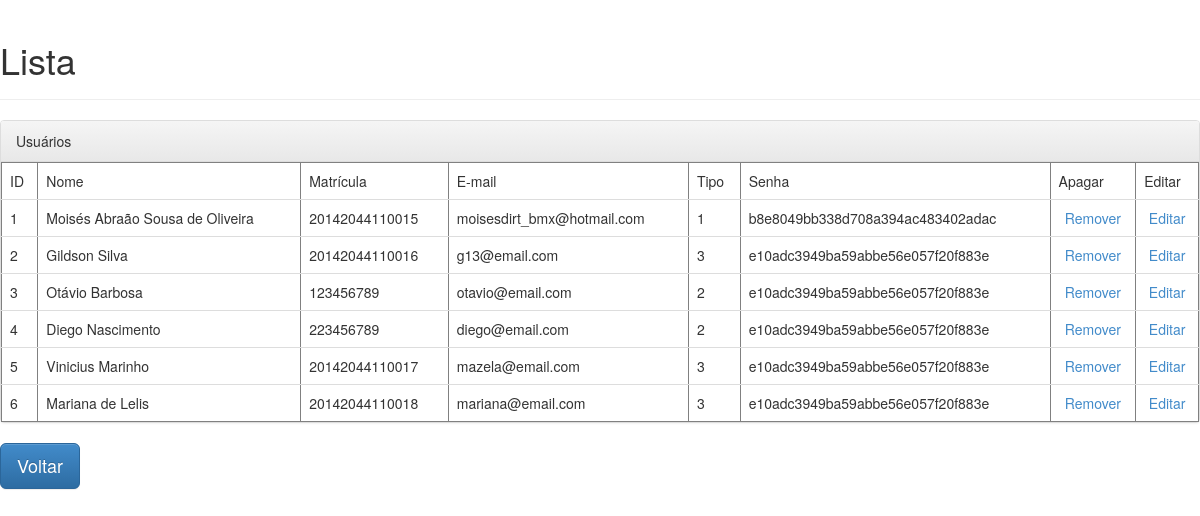
Screenshot of /lista with the database file from the repository.
### projeto/models.py (models this page shows, shortened)
class Usuario(db.Model):
	__tablename__ = 'usuario'
	_id = db.Column(db.Integer, primary_key=True, autoincrement=True)
	usuario = db.Column(db.String(50), unique=True)
	matricula = db.Column(db.String, unique=True)
	email = db.Column(db.String, unique=True)
	senha = db.Column(db.String(32))
	role = db.Column(db.Integer)
	ativo = db.Column(db.Boolean)

### projeto/views/home.py (the view)
@home.route("/lista")
def lista():
	usuarios = Usuario.query.all()
	return render_template("home/lista.html", usuarios=usuarios)

### projeto/templates/home/lista.html (shortened to what this page needs)
<!DOCTYPE html>
<html>
	<head>
		<link rel="stylesheet" href="static/css/bootstrap.min.css">
		<link rel="stylesheet" href="static/css/bootstrap-theme.min.css">
	<body>
		<div class="page-header">
			<h1>Lista</h1>
		</div>
    <div class="panel panel-default">
      <div class="panel-heading">Usuários</div>
        <table class="table" border="1">
          <tr>
          <td>ID</td>
          <td>Nome</td>
          <td>Matrícula</td>
          <td>E-mail</td>
          <td>Tipo</td>
          <td>Senha</td>
          <td>Apagar</td>
          <td>Editar</td>
        </tr>
        {% for usuario in usuarios %}
          <tr>
            <td>{{ usuario._id }}</td>
            <td>{{ usuario.usuario }}</td>
            <td>{{ usuario.matricula }}</td>
            <td>{{ usuario.email }}</td>
            <td>{{ usuario.role }}</td>
            <td>{{ usuario.senha}}</td>
            <td><center><a href="/excluir/{{ usuario._id }}">Remover</a></center></td>
             <td><center><a href="#">Editar</a></center></td>
          </tr>
        {% endfor %}
        </table>
      </div>
		<a class="btn btn-primary btn-lg" href="{{ url_for('home.login') }}" role="button">Voltar</a>
	</body>
</html>

### rows the page displays
Usuario: _id "1", usuario "Moisés Abraão Sousa de Oliveira", matricula "20142044110015", email "moisesdirt_bmx@hotmail.com", role "1", senha "b8e8049bb338d708a394ac483402adac"
Usuario: _id "2", usuario "Gildson Silva", matricula "20142044110016", email "g13@email.com", role "3", senha "e10adc3949ba59abbe56e057f20f883e"
Usuario: _id "3", usuario "Otávio Barbosa", matricula "123456789", email "otavio@email.com", role "2", senha "e10adc3949ba59abbe56e057f20f883e"
Usuario: _id "4", usuario "Diego Nascimento", matricula "223456789", email "diego@email.com", role "2", senha "e10adc3949ba59abbe56e057f20f883e"
Usuario: _id "5", usuario "Vinicius Marinho", matricula "20142044110017", email "mazela@email.com", role "3", senha "e10adc3949ba59abbe56e057f20f883e"
Usuario: _id "6", usuario "Mariana de Lelis", matricula "20142044110018", email "mariana@email.com", role "3", senha "e10adc3949ba59abbe56e057f20f883e"
